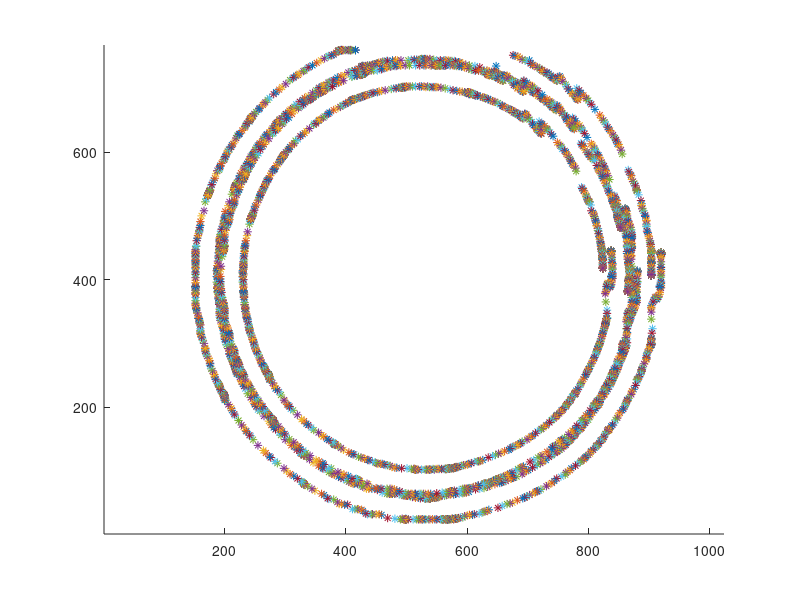

MATLAB code for this plot:
clc;clear all;
load('mWii_training_data_v2/mWii_training_data/A.mat');
drawArrow = @(x,y,props) quiver( x(1),y(1),x(2)-x(1),y(2)-y(1),0, props{:} );
figure(1)
clf
hold on
axis([1 1024 1 768])
for  k = 1 : size(rawStarData, 1)
    data = rawStarData(k,:);
    x = [data(1) data(2) data(3) data(4)];
    y = [data(5) data(6) data(7) data(8)];
    % step 1, find maximum distance
    d = [];
    for i = 1 : 3
        for j = i+1 : 4
            if (x(i)>1 && x(i)<1023 && x(j)>4 && x(j)<1023 && ...
                y(i)>1 && y(i)<767 && y(j)>1 && y(j)<767)
                dist = (x(i) - x(j))^2 + (y(i) - y(j))^2;
            else
                dist = 0;
            end
            d = [d; i, j, dist];
        end
    end
    [v,ind] = max(d(:,3));
    p1 = [x(d(ind,1)), y(d(ind,1))];
    p2 = [x(d(ind,2)), y(d(ind,2))];
    
    % step 2, find the center, calculate vector
    c = 0.5 * (p1 + p2);
%     plot(c(1), c(2), 'go')

%     % step 3, find the upper star  % Not sure if we need it
%     vx = x - c(1);
%     vy = y - c(2);
%     flag = 0;
%     q = 1;
%     while(flag == 0)
%         i = d(ind, 1);
%         j = d(ind, 2);
%         if (q ~= i && q~= j)
%             temp = [vx(q), vy(q)] * [vx(i); vy(i)];
%             if (temp > 0)
%                 up = i;
%             else
%                 up = j;
%           end
%             flag = 1;
%         end
%         q = q + 1;
%     end
    
    % step 4, calculate center of m_wii
    c_wii = [1024, 768] - c;
%     plot(c_wii(1), c_wii(2), 'ro')
    
    % step 5, calculate the vector
%     dir_wii = [-vx(up), vy(up)];
%     pointer = c_wii + 2*dir_wii; % enlarge 2 times
%     arr_x = [c_wii(1), pointer(1)];
%     arr_y = [c_wii(2), pointer(2)];
    dir = [1024/2, 768/2] - c_wii;
    dir = dir / sqrt(dir*dir');
    pointer = c_wii + 75*dir; 
    arr_x = [c_wii(1), pointer(1)];
    arr_y = [c_wii(2), pointer(2)];
%     drawArrow(arr_x, arr_y,{'MaxHeadSize',2})
plot(x, y, '*')
    pause(0.01)
end